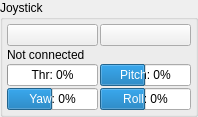
       <widget class="QGroupBox" name="groupBox">
        <property name="sizePolicy">
         <sizepolicy hsizetype="Preferred" vsizetype="Preferred">
          <horstretch>0</horstretch>
          <verstretch>0</verstretch>
         </sizepolicy>
        </property>
        <property name="maximumSize">
         <size>
          <width>180</width>
          <height>16777215</height>
         </size>
        </property>
        <property name="title">
         <string>Joystick</string>
        </property>
        <layout class="QGridLayout" name="gridLayout_5">
         <property name="leftMargin">
          <number>4</number>
         </property>
         <property name="topMargin">
          <number>4</number>
         </property>
         <property name="rightMargin">
          <number>4</number>
         </property>
         <property name="bottomMargin">
          <number>4</number>
         </property>
         <property name="spacing">
          <number>2</number>
         </property>
         <item row="0" column="0">
          <widget class="QPushButton" name="jsDisconnectButton">
           <property name="text">
            <string/>
           </property>
           <property name="icon">
            <iconset resource="resources.qrc">
             <normaloff>:/models/Icons/Disconnected-96.png</normaloff>:/models/Icons/Disconnected-96.png</iconset>
           </property>
          </widget>
         </item>
         <item row="3" column="1">
          <widget class="QProgressBar" name="mrRollBar">
           <property name="minimum">
            <number>-100</number>
           </property>
           <property name="value">
            <number>0</number>
           </property>
           <property name="format">
            <string>Roll: %v%</string>
           </property>
          </widget>
         </item>
         <item row="2" column="0">
          <widget class="QProgressBar" name="mrThrottleBar">
           <property name="minimum">
            <number>0</number>
           </property>
           <property name="value">
            <number>0</number>
           </property>
           <property name="format">
            <string>Thr: %v%</string>
           </property>
          </widget>
         </item>
         <item row="0" column="1">
          <widget class="QPushButton" name="jsConnectButton">
           <property name="text">
            <string/>
           </property>
           <property name="icon">
            <iconset resource="resources.qrc">
             <normaloff>:/models/Icons/Connected-96.png</normaloff>:/models/Icons/Connected-96.png</iconset>
           </property>
          </widget>
         </item>
         <item row="1" column="0" colspan="2">
          <widget class="QLabel" name="jsConnectedLabel">
           <property name="text">
            <string>Not connected</string>
           </property>
          </widget>
         </item>
         <item row="3" column="0">
          <widget class="QProgressBar" name="mrYawBar">
           <property name="minimum">
            <number>-100</number>
           </property>
           <property name="value">
            <number>0</number>
           </property>
           <property name="format">
            <string>Yaw: %v%</string>
           </property>
          </widget>
         </item>
         <item row="2" column="1">
          <widget class="QProgressBar" name="mrPitchBar">
           <property name="minimum">
            <number>-100</number>
           </property>
           <property name="value">
            <number>0</number>
           </property>
           <property name="format">
            <string>Pitch: %v%</string>
           </property>
          </widget>
         </item>
        </layout>
       </widget>
